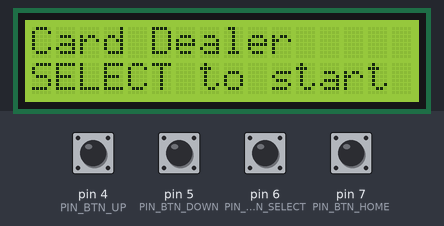
The sketch below on a simulated Arduino Uno, built with avr-gcc and run on an emulated ATmega328P. Shown: 16×2 character LCD. Inputs (shaded band) come from the test bench; at power-on: pin 4 (PIN_BTN_UP), pin 5 (PIN_BTN_DOWN), pin 6 (PIN_BTN_SELECT), pin 7 (PIN_BTN_HOME) HIGH. What the sketch prints to the serial monitor is not drawn.

Above: at 1.2 s.
1.3 s: pin 6 (PIN_BTN_SELECT) pulled LOW for 0.15 s
At 1.9 s:
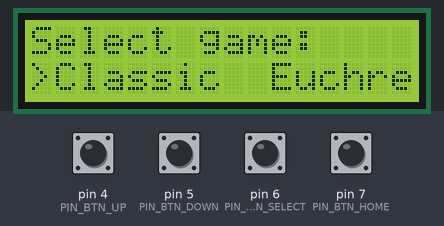
2.9 s: pin 4 (PIN_BTN_UP) pulled LOW for 1 s
At 4.2 s:
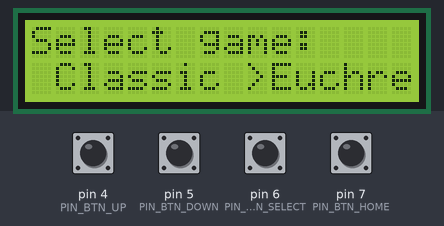
5.4 s: pin 6 (PIN_BTN_SELECT) pulled LOW for 1 s
At 6.2 s:
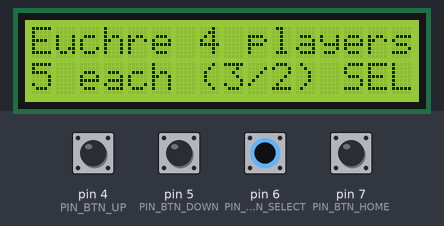
7.9 s: pin 6 (PIN_BTN_SELECT) pulled LOW for 0.15 s
At 9.1 s:
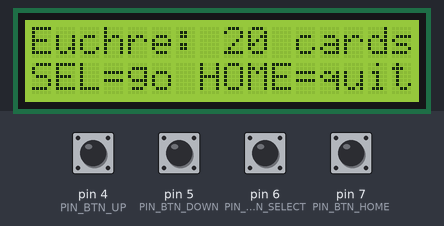
9.5 s: pin 6 (PIN_BTN_SELECT) pulled LOW for 0.15 s
At 12.1 s:
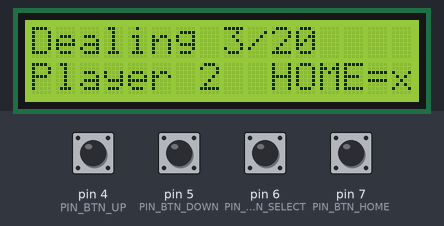
12.6 s: pin 7 (PIN_BTN_HOME) pulled LOW for 0.15 s
At 13.0 s:
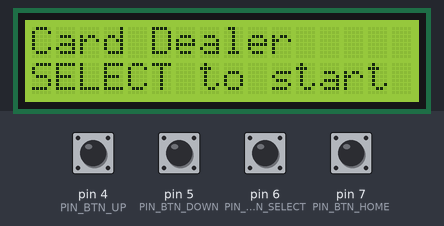
Timing chart, 0 to 15.2 s (numbered marks = the images above; inputs shaded):
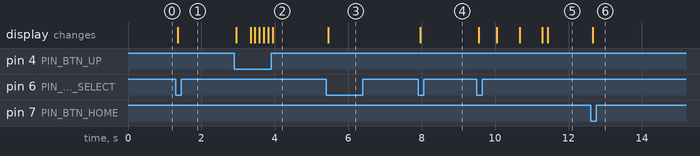

The sketch:

card_dealer.ino
```cpp
// Automatic card dealer — Theta Tau pledge-class project.
// See README.md for build/flash steps and docs/ for wiring and power.
//
// This file only wires the modules together. The behaviour lives in
// StateMachine.cpp (UI flow) and Dealer.cpp (dealing sequence).

#include <Wire.h>
#include "config.h"
#include "Buttons.h"
#include "Display.h"
#include "Dealer.h"
#include "StateMachine.h"

Buttons buttons;
Display display;
Dealer dealer;
StateMachine ui(buttons, display, dealer);

void setup() {
#if DEBUG_SERIAL
  Serial.begin(SERIAL_BAUD);
  DBG_PRINTLN(F("Card dealer booting"));
#if SIMULATE_MOTORS
  DBG_PRINTLN(F("SIMULATE_MOTORS=1: no motors will move"));
#endif
#endif

  Wire.begin();
  display.begin();

  if (!motorsBegin()) {
    // Without the shield we can't stop a motor that's somehow running, so
    // refuse to go further. This is the one place a blocking wait is OK.
    display.showFault(F("No motor shield"), F("Check I2C/power"));
    DBG_PRINTLN(F("Motor shield not found on I2C"));
    while (true) delay(1000);
  }

  buttons.begin();
  dealer.begin();
  ui.begin();
}

void loop() {
  ui.update(millis());
}
```

Buttons.cpp
```cpp
#include "Buttons.h"
#include "config.h"

void Buttons::begin() {
  const uint8_t pins[BTN_COUNT] = {PIN_BTN_UP, PIN_BTN_DOWN, PIN_BTN_SELECT, PIN_BTN_HOME};
  for (uint8_t i = 0; i < BTN_COUNT; i++) {
    State &s = btn_[i];
    s.pin = pins[i];
    s.canRepeat = (i == BTN_UP || i == BTN_DOWN);
    pinMode(s.pin, INPUT_PULLUP);
    // Treat a button held during boot as already pressed, so it doesn't fire
    // the moment we start.
    s.rawPressed = s.stablePressed = (digitalRead(s.pin) == LOW);
    s.rawChangedAt = 0;
    s.nextRepeatAt = 0;
    s.repeating = false;
    s.event = false;
  }
}

void Buttons::update(uint32_t now) {
  for (uint8_t i = 0; i < BTN_COUNT; i++) {
    State &s = btn_[i];
    bool raw = (digitalRead(s.pin) == LOW);  // pulled up, so pressed = LOW

    if (raw != s.rawPressed) {
      // Contacts are bouncing (or just changed); restart the settle timer.
      s.rawPressed = raw;
      s.rawChangedAt = now;
    }

    if (raw != s.stablePressed && (now - s.rawChangedAt) >= BTN_DEBOUNCE_MS) {
      s.stablePressed = raw;
      s.repeating = raw && s.canRepeat;
      if (raw) {
        s.event = true;
        s.nextRepeatAt = now + BTN_REPEAT_DELAY_MS;
      }
    }

    // Signed compare so this keeps working when millis() wraps (~49 days).
    if (s.repeating && (int32_t)(now - s.nextRepeatAt) >= 0) {
      s.event = true;
      s.nextRepeatAt = now + BTN_REPEAT_RATE_MS;
    }
  }
}

bool Buttons::consume(Button b) {
  bool e = btn_[b].event;
  btn_[b].event = false;
  return e;
}

void Buttons::clear() {
  for (uint8_t i = 0; i < BTN_COUNT; i++) btn_[i].event = false;
}
```

Buttons.h
```cpp
// Buttons — debounced pushbuttons with hold-to-repeat on UP/DOWN.
#pragma once
#include <Arduino.h>

enum Button : uint8_t {
  BTN_UP = 0,
  BTN_DOWN,
  BTN_SELECT,
  BTN_HOME,
  BTN_COUNT
};

class Buttons {
public:
  void begin();

  // Call once per loop(). Samples pins and queues press / repeat events.
  void update(uint32_t now);

  // True once per press (and once per repeat tick while UP/DOWN is held).
  // Reading the event clears it, so each consumer sees it exactly once.
  bool consume(Button b);

  // Drop any queued events, e.g. on a screen change so a press that was
  // meant for the old screen doesn't leak into the new one.
  void clear();

private:
  struct State {
    uint8_t  pin;
    bool     canRepeat;
    bool     rawPressed;     // last raw reading
    bool     stablePressed;  // debounced state
    uint32_t rawChangedAt;
    uint32_t nextRepeatAt;
    bool     repeating;      // only after a real press, so a button held at boot never auto-repeats
    bool     event;
  };
  State btn_[BTN_COUNT];
};
```

Dealer.cpp
```cpp
#include "Dealer.h"

// ---------------------------------------------------------------------------
// Deal plans
// ---------------------------------------------------------------------------

// Standard euchre deal: alternate 3 and 2 around the table, then swap, so
// everyone ends with 5. Rows are passes, columns are players.
static const uint8_t EUCHRE_PLAYERS = 4;
static const uint8_t EUCHRE_PASSES = 2;
static const uint8_t EUCHRE_TABLE[EUCHRE_PASSES][EUCHRE_PLAYERS] = {
  {3, 2, 3, 2},
  {2, 3, 2, 3},
};

uint8_t DealPlan::totalCards() const {
  uint8_t sum = 0;
  for (uint8_t p = 0; p < passes; p++)
    for (uint8_t i = 0; i < players; i++) sum += cardsAt(p, i);
  return sum;
}

DealPlan DealPlan::classic(uint8_t players, uint8_t cardsEach) {
  DealPlan plan;
  plan.players = players;
  plan.passes = cardsEach;  // one card per player per pass, like a human dealer
  return plan;
}

DealPlan DealPlan::euchreDeal() {
  DealPlan plan;
  plan.players = EUCHRE_PLAYERS;
  plan.passes = EUCHRE_PASSES;
  plan.table = &EUCHRE_TABLE[0][0];
  plan.euchre = true;
  return plan;
}

// ---------------------------------------------------------------------------
// Dealer
// ---------------------------------------------------------------------------

// The rotate hardware is chosen in config.h; this is the only place that
// knows which class that means.
#if defined(ROTATE_FEEDBACK360)
static Feedback360Axis rotateAxis;
#elif defined(ROTATE_DC_HALL)
static DcHallAxis rotateAxis;
#endif

void Dealer::begin() {
  rotate_ = &rotateAxis;
  feed_.begin();
  rotate_->begin();
  status_ = DEALER_IDLE;
}

void Dealer::start(const DealPlan &plan, uint32_t now) {
  plan_ = plan;
  pass_ = 0;
  player_ = 0;
  cardInStep_ = 0;
  dealt_ = 0;
  status_ = DEALER_RUNNING;
  rotate_->setPlayerCount(plan_.players);
  // Usually a no-op; after an aborted deal this brings the head back first.
  phase_ = HOMING_START;
  rotate_->homeRotation(now);
  DBG_PRINT(F("Deal start, cards=")); DBG_PRINTLN(plan_.totalCards());
}

void Dealer::advance() {
  cardInStep_ = 0;
  player_++;
  if (player_ >= plan_.players) {
    player_ = 0;
    pass_++;
  }
}

void Dealer::beginStep(uint32_t now) {
  // Skip seats that get nothing this pass so we don't turn to them for no reason.
  while (pass_ < plan_.passes && plan_.cardsAt(pass_, player_) == 0) advance();

  if (pass_ >= plan_.passes) {
    // End facing player 1 so the LCD (which rides on the head) faces
    // whoever started the deal.
    phase_ = HOMING_END;
    rotate_->homeRotation(now);
    return;
  }
  phase_ = ROTATING;
  rotate_->rotateToPlayer(player_, now);
}

bool Dealer::rotateDone() {
  if (rotate_->busy()) return false;
  if (rotate_->faulted()) {
    status_ = DEALER_JAMMED;
    jamCause_ = JAM_ROTATE;
    DBG_PRINTLN(F("ROTATE timeout"));
    return false;
  }
  return true;
}

void Dealer::update(uint32_t now) {
  rotate_->update(now);
  feed_.update(now);
  if (status_ != DEALER_RUNNING) return;

  // Motors run one at a time (rotate, then feed) so their startup currents
  // never stack — see docs/power-budget.md.
  switch (phase_) {
    case HOMING_START:
      if (rotateDone()) beginStep(now);
      break;

    case ROTATING:
      if (rotateDone()) {
        feed_.feedOne(now);
        phase_ = FEEDING;
      }
      break;

    case FEEDING:
      if (feed_.result() == FEED_OK) {
        dealt_++;
        cardInStep_++;
        phaseStart_ = now;
        phase_ = SETTLING;
        DBG_PRINT(F("Card ")); DBG_PRINT(dealt_);
        DBG_PRINT(F(" -> player ")); DBG_PRINTLN(player_ + 1);
      } else if (feed_.result() == FEED_JAM) {
        status_ = DEALER_JAMMED;
        jamCause_ = JAM_FEED;
        DBG_PRINT(F("JAM on card ")); DBG_PRINTLN(dealt_ + 1);
      }
      break;

    case SETTLING:
      if (now - phaseStart_ < CARD_SETTLE_MS) break;
      if (cardInStep_ < plan_.cardsAt(pass_, player_)) {
        feed_.feedOne(now);  // same player, next card (euchre 2s and 3s)
        phase_ = FEEDING;
      } else {
        advance();
        beginStep(now);
      }
      break;

    case HOMING_END:
      if (rotateDone()) {
        status_ = DEALER_FINISHED;
        DBG_PRINTLN(F("Deal finished"));
      }
      break;
  }
}

void Dealer::retry(uint32_t now) {
  if (status_ != DEALER_JAMMED) return;
  status_ = DEALER_RUNNING;
  if (jamCause_ == JAM_FEED) {
    phase_ = FEEDING;
    feed_.feedOne(now);
  } else if (phase_ == ROTATING) {
    rotate_->rotateToPlayer(player_, now);  // absolute target, so it picks up from wherever it stopped
  } else {
    rotate_->homeRotation(now);             // HOMING_START / HOMING_END
  }
}

void Dealer::abort() {
  feed_.stop();
  rotate_->stop();
  status_ = DEALER_IDLE;
  DBG_PRINTLN(F("Deal aborted"));
}
```

Dealer.h
```cpp
// Dealer — what to deal (DealPlan) and the non-blocking loop that deals it.
#pragma once
#include <Arduino.h>
#include "Motors.h"

// A deal is a number of passes around the table. In each pass, every player
// gets cardsAt(pass, player) cards in a row before the head moves on.
//   Classic 4 players x 5 cards -> 5 passes, 1 card each per pass.
//   Euchre                       -> 2 passes, 3/2/3/2 then 2/3/2/3.
struct DealPlan {
  uint8_t players = 0;
  uint8_t passes = 0;
  const uint8_t *table = nullptr;  // passes x players, row-major. nullptr = 1 card every time.
  bool euchre = false;

  uint8_t cardsAt(uint8_t pass, uint8_t player) const {
    return table ? table[pass * players + player] : 1;
  }
  uint8_t totalCards() const;

  static DealPlan classic(uint8_t players, uint8_t cardsEach);
  static DealPlan euchreDeal();
};

enum DealerStatus : uint8_t {
  DEALER_IDLE,
  DEALER_RUNNING,
  DEALER_JAMMED,    // motors stopped; waiting for retry() or abort()
  DEALER_FINISHED
};

enum JamCause : uint8_t {
  JAM_FEED,    // break-beam never saw the card
  JAM_ROTATE   // head didn't reach the seat in time
};

class Dealer {
public:
  void begin();
  void start(const DealPlan &plan, uint32_t now);
  void update(uint32_t now);
  void retry(uint32_t now);  // re-attempt whatever jammed (the card, or the rotation)
  void abort();              // stop all motors right now

  DealerStatus status() const { return status_; }
  JamCause jamCause() const { return jamCause_; }
  uint8_t dealt() const { return dealt_; }
  uint8_t total() const { return plan_.totalCards(); }
  uint8_t currentPlayer() const { return player_; }

private:
  enum Phase : uint8_t { HOMING_START, ROTATING, FEEDING, SETTLING, HOMING_END };

  void beginStep(uint32_t now);
  void advance();
  bool rotateDone();  // true once the head has arrived; flags a jam if it faulted

  FeedMotor    feed_;
  RotateAxis  *rotate_ = nullptr;
  DealPlan     plan_;
  DealerStatus status_ = DEALER_IDLE;
  JamCause     jamCause_ = JAM_FEED;
  Phase        phase_ = HOMING_START;
  uint8_t      pass_ = 0;
  uint8_t      player_ = 0;
  uint8_t      cardInStep_ = 0;  // cards already given to this player in this pass
  uint8_t      dealt_ = 0;
  uint32_t     phaseStart_ = 0;
};
```

Display.cpp
```cpp
#include "Display.h"

// Every screen is two rows of at most 16 characters:
//   "................"   <- ruler

Display::Display() : lcd_(LCD_I2C_ADDR, LCD_COLS, LCD_ROWS) {}

void Display::begin() {
  lcd_.init();
  lcd_.backlight();
  lcd_.clear();
  // Empty cache never matches a padded line, so the first draw always writes.
  memset(shown_, 0, sizeof(shown_));
}

void Display::setLine(uint8_t row, const char *text) {
  char padded[LCD_COLS + 1];
  uint8_t i = 0;
  for (; i < LCD_COLS && text[i] != '\0'; i++) padded[i] = text[i];
  for (; i < LCD_COLS; i++) padded[i] = ' ';  // overwrite leftovers from the last screen
  padded[LCD_COLS] = '\0';

  if (strcmp(padded, shown_[row]) == 0) return;
  strcpy(shown_[row], padded);
  lcd_.setCursor(0, row);
  lcd_.print(padded);
}

void Display::setLineP(uint8_t row, const __FlashStringHelper *text) {
  // F() strings live in flash to save the Uno's 2 KB of RAM; copy out to compare.
  char buf[LCD_COLS + 1];
  strncpy_P(buf, (const char *)text, LCD_COLS);
  buf[LCD_COLS] = '\0';
  setLine(row, buf);
}

void Display::showHome() {
  setLineP(0, F("Card Dealer"));
  setLineP(1, F("SELECT to start"));
}

void Display::showModeSelect(bool euchreSelected) {
  setLineP(0, F("Select game:"));
  setLineP(1, euchreSelected ? F(" Classic >Euchre") : F(">Classic  Euchre"));
}

void Display::showPlayers(uint8_t players) {
  char buf[LCD_COLS + 1];
  snprintf_P(buf, sizeof(buf), PSTR("Players: %u"), players);
  setLine(0, buf);
  setLineP(1, F("UP/DN  SEL=next"));
}

void Display::showCards(uint8_t players, uint8_t cards) {
  char buf[LCD_COLS + 1];
  snprintf_P(buf, sizeof(buf), PSTR("Cards each: %u"), cards);
  setLine(0, buf);

  uint16_t total = (uint16_t)players * cards;
  if (total > DECK_SIZE) {
    snprintf_P(buf, sizeof(buf), PSTR("Too many %u>%u"), total, DECK_SIZE);
  } else {
    snprintf_P(buf, sizeof(buf), PSTR("Total: %u cards"), total);
  }
  setLine(1, buf);
}

void Display::showEuchre() {
  setLineP(0, F("Euchre 4 players"));
  setLineP(1, F("5 each (3/2) SEL"));
}

void Display::showConfirm(uint8_t players, uint8_t totalCards, bool euchre) {
  char buf[LCD_COLS + 1];
  if (euchre) {
    snprintf_P(buf, sizeof(buf), PSTR("Euchre: %u cards"), totalCards);
  } else {
    snprintf_P(buf, sizeof(buf), PSTR("Deal %ux%u=%u?"), players, totalCards / players, totalCards);
  }
  setLine(0, buf);
  setLineP(1, F("SEL=go HOME=quit"));
}

void Display::showDealing(uint8_t dealt, uint8_t total, uint8_t player) {
  char buf[LCD_COLS + 1];
  snprintf_P(buf, sizeof(buf), PSTR("Dealing %u/%u"), dealt, total);
  setLine(0, buf);
  // Players are 0-indexed internally, 1-indexed for humans.
  snprintf_P(buf, sizeof(buf), PSTR("Player %u  HOME=x"), player + 1);
  setLine(1, buf);
}

void Display::showDone(uint8_t total) {
  char buf[LCD_COLS + 1];
  snprintf_P(buf, sizeof(buf), PSTR("Done! %u cards"), total);
  setLine(0, buf);
  setLineP(1, F("SELECT for menu"));
}

void Display::showJam(uint8_t dealt, uint8_t total, bool rotateStuck) {
  if (rotateStuck) {
    setLineP(0, F("Rotate stuck?"));
  } else {
    char buf[LCD_COLS + 1];
    // dealt counts finished cards, so the stuck one is dealt + 1.
    snprintf_P(buf, sizeof(buf), PSTR("Jam? card %u/%u"), dealt + 1, total);
    setLine(0, buf);
  }
  setLineP(1, F("SEL=retry HOME=x"));
}

void Display::showFault(const __FlashStringHelper *line1, const __FlashStringHelper *line2) {
  setLineP(0, line1);
  setLineP(1, line2);
}
```

Display.h
```cpp
// Display — every string that reaches the LCD is built here, so changing the
// UI wording never means touching the state machine.
#pragma once
#include <Arduino.h>
#include <LiquidCrystal_I2C.h>
#include "config.h"

class Display {
public:
  Display();
  void begin();

  void showHome();
  void showModeSelect(bool euchreSelected);
  void showPlayers(uint8_t players);
  void showCards(uint8_t players, uint8_t cards);  // shows "Too many" when players*cards > deck
  void showEuchre();
  void showConfirm(uint8_t players, uint8_t totalCards, bool euchre);
  void showDealing(uint8_t dealt, uint8_t total, uint8_t player);
  void showDone(uint8_t total);
  void showJam(uint8_t dealt, uint8_t total, bool rotateStuck);
  void showFault(const __FlashStringHelper *line1, const __FlashStringHelper *line2);

private:
  // Writes a row only if its text changed. I2C LCD writes cost ~1 ms per
  // character, so redrawing an unchanged screen every loop would starve the
  // motor/beam polling.
  void setLine(uint8_t row, const char *text);
  void setLineP(uint8_t row, const __FlashStringHelper *text);

  LiquidCrystal_I2C lcd_;
  char shown_[LCD_ROWS][LCD_COLS + 1];
};
```

StateMachine.h
```cpp
// StateMachine — owns the UI flow. Reads buttons, tells the Dealer what to
// do, and picks which Display screen to show. No delays anywhere: update()
// is called every loop() and always returns quickly.
//
//   HOME -> MODE_SELECT -> CLASSIC_PLAYERS -> CLASSIC_CARDS -> CONFIRM
//                       \-> EUCHRE ---------------------------/
//   CONFIRM -> DEALING -> DONE -> HOME
//              DEALING <-> JAM   (SELECT retries the stuck card)
//   HOME button from any screen -> HOME (stops motors if dealing)
#pragma once
#include <Arduino.h>
#include "Buttons.h"
#include "Display.h"
#include "Dealer.h"

enum UiState : uint8_t {
  ST_HOME,
  ST_MODE_SELECT,
  ST_CLASSIC_PLAYERS,
  ST_CLASSIC_CARDS,
  ST_EUCHRE,
  ST_CONFIRM,
  ST_DEALING,
  ST_JAM,
  ST_DONE
};

class StateMachine {
public:
  StateMachine(Buttons &buttons, Display &display, Dealer &dealer)
      : buttons_(buttons), display_(display), dealer_(dealer) {}

  void begin();
  void update(uint32_t now);

private:
  void enter(UiState s);
  void handleInput(uint32_t now);
  void render();

  Buttons &buttons_;
  Display &display_;
  Dealer  &dealer_;

  UiState  state_ = ST_HOME;
  // Remembered between deals so a second hand of the same game is three presses.
  bool     euchre_ = false;
  uint8_t  players_ = DEFAULT_PLAYERS;
  uint8_t  cards_ = DEFAULT_CARDS;
  DealPlan plan_;
};
```

Source omitted: Motors.cpp (13614 bytes), Motors.h (6074 bytes), StateMachine.cpp (3746 bytes), config.h (9807 bytes)

Measured:
- after the input at 1.3 s, the display: changes after 0.06 s (image 1)
- after the input at 2.9 s, the display: changes at once (image 2)
- after the input at 5.4 s, the display: changes after 0.06 s (image 3)
- after the input at 7.9 s, the display: changes after 0.06 s (image 4)
- after the input at 9.5 s, the display: first changes after 0.06 s (image 5 shows a later state)
- after the input at 12.6 s, the display: changes after 0.06 s (image 6)
